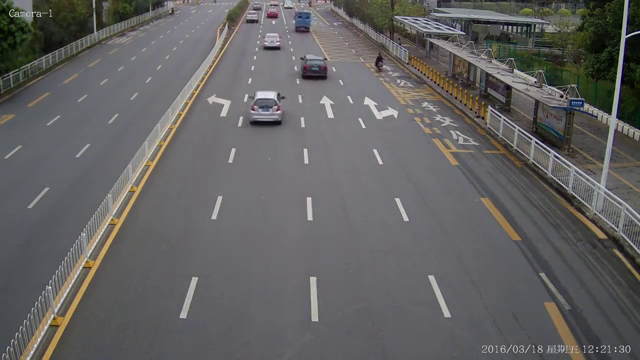
#> input picture frame 119 of data/cars.mp4, 640 x 360 px
$ python flow4.py
#> lines starting #> are read from the running program, lines starting #| are printed output that depends on the picture
import numpy as np
import cv2

cap = cv2.VideoCapture('D:/code/vehicle-speed-check/data/cars.mp4')

# ShiTomasi corner detection的参数
feature_params = dict(maxCorners=100,
                      qualityLevel=0.3,
                      minDistance=7,
                      blockSize=7)
# 光流法参数
# maxLevel 未使用的图像金字塔层数
lk_params = dict(winSize=(15, 15),
                 maxLevel=2,
                 criteria=(cv2.TERM_CRITERIA_EPS | cv2.TERM_CRITERIA_COUNT, 10, 0.03))

# 创建随机生成的颜色
color = np.random.randint(0, 255, (100, 3))


ret, old_frame = cap.read()                             # 取出视频的第一帧
#> old_frame is the input picture: shape (360, 640, 3); mean B, G, R 97.6, 97.6, 99
old_gray = cv2.cvtColor(old_frame, cv2.COLOR_BGR2GRAY)  # 灰度化
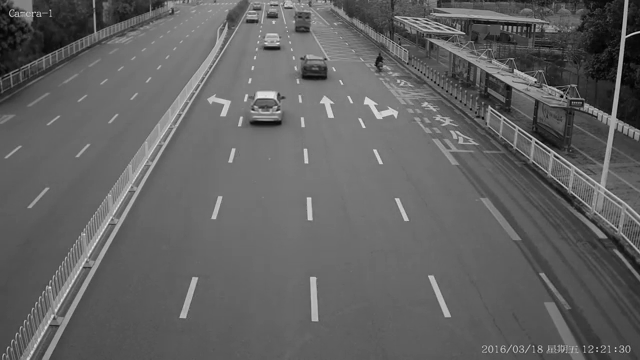
#> old_gray: shape (360, 640); min 1, max 235, mean 98
p0 = cv2.goodFeaturesToTrack(old_gray, mask=None, **feature_params)
#> p0 = 56 rows, first 8: [628, 32], [562, 96], [36, 14], [512, 26], [505, 25], [11, 14], [608, 112], [594, 349]
mask = np.zeros_like(old_frame)                         # 为绘制创建掩码图片

while True:
    _, frame = cap.read()
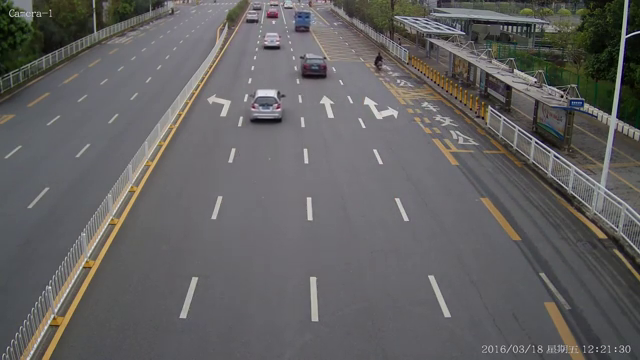
#> input picture frame 120 of data/cars.mp4, 640 x 360 px
#> frame is the input picture: shape (360, 640, 3); mean B, G, R 97.7, 97.6, 99
    frame_gray = cv2.cvtColor(frame, cv2.COLOR_BGR2GRAY)
    # 计算光流以获取点的新位置
    p1, st, err = cv2.calcOpticalFlowPyrLK(old_gray, frame_gray, p0, None, **lk_params)
#> p1 = 56 rows, first 8: [628, 32], [562.2, 96.07], [36, 14], [512, 26], [505, 25], [11, 14], [608, 112], [594, 349]; st = 56 values from 1 to 1; err = 56 values, max 7.98 at index 54, min 0 at index 0, mean 0.713
    # 选择good points
    good_new = p1[st == 1]
#> good_new = 56 pairs, first value 11 to 636, second value 4 to 350
    good_old = p0[st == 1]
#> good_old has the same summary as good_new
    # 绘制跟踪框
    for i, (new, old) in enumerate(zip(good_new, good_old)):
        a, b = new.ravel()
        c, d = old.ravel()
        mask = cv2.line(mask, (a, b), (c, d), color[i].tolist(), 2)
        frame = cv2.circle(frame, (a, b), 5, color[i].tolist(), -1)
#> this loop made 56 passes
#> (a, b, c, d) on passes 1 to 12: (628, 32, 628, 32), (562.2, 96.07, 562, 96), (36, 14, 36, 14), (512, 26, 512, 26), (505, 25, 505, 25), (11, 14, 11, 14), (608, 112, 608, 112), (594, 349, 594, 349), (584, 102, 584, 102), (513, 70, 513, 70), (274.2, 95.11, 274, 97), (536, 24, 536, 24)
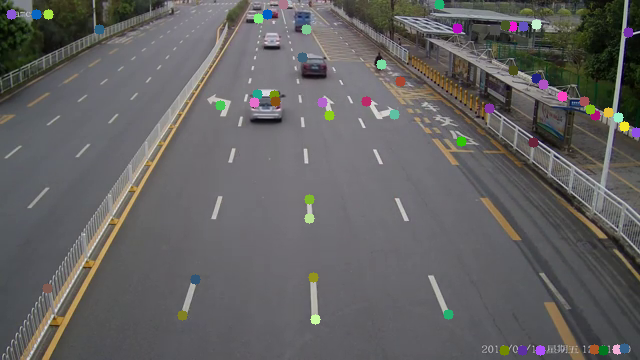
#> frame: shape (360, 640, 3); mean B, G, R 97.8, 97.9, 99.3
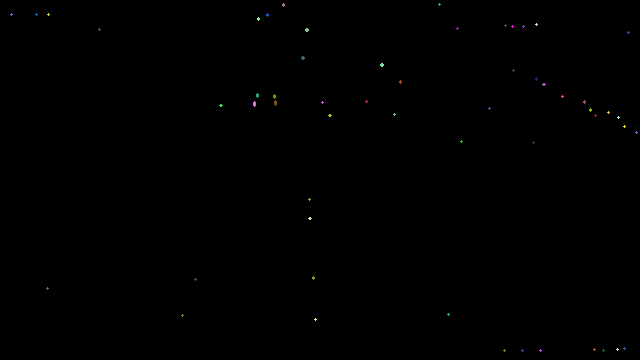
#> mask: shape (360, 640, 3); mean of channels 0, 1, 2 0.2, 0.2, 0.2; drawn as B, G, R
    img = cv2.add(frame, mask)
    cv2.imshow('frame', img)
    k = cv2.waitKey(30)  # & 0xff
#> (key Esc is pressed here)
    if k == 27:
        break
    old_gray = frame_gray.copy()
    p0 = good_new.reshape(-1, 1, 2)

cv2.destroyAllWindows()
cap.release()

$ run again, starting later in the video
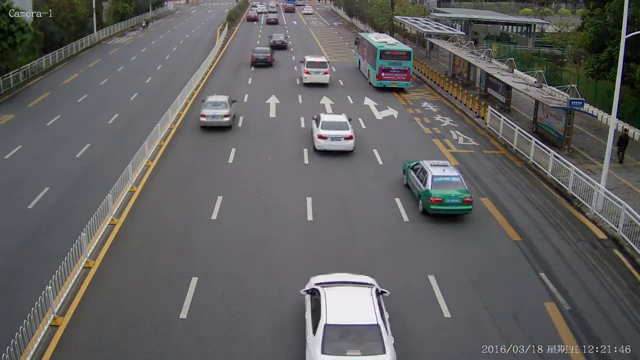
#> input picture frame 535 of data/cars.mp4, 640 x 360 px
#> old_frame is the input picture: shape (360, 640, 3); mean B, G, R 96.3, 96.1, 97.1
#> p0 = 57 rows, first 8: [379, 292], [628, 32], [383, 352], [374, 286], [326, 325], [323, 352], [36, 14], [377, 325]
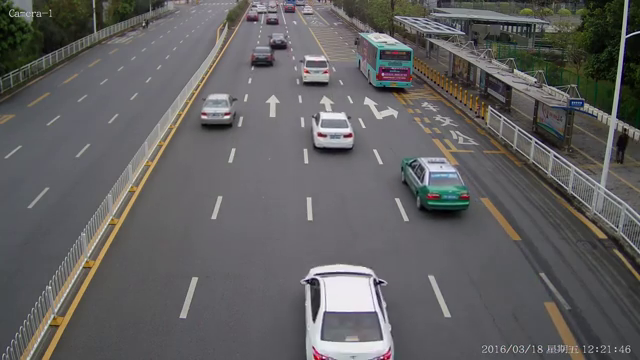
#> input picture frame 536 of data/cars.mp4, 640 x 360 px
#> frame is the input picture: shape (360, 640, 3); mean B, G, R 96.7, 96.4, 97.5
#> p1 = 57 rows, first 8: [376.8, 282.1], [628, 32], [380.2, 338.1], [371.7, 276.3], [325.5, 312.5], [322.6, 338], [36, 14], [374.5, 312.6]; st = 57 values from 1 to 1; err = 57 values, max 13.86 at index 19, min 0 at index 6, mean 3.34
#> good_new = 57 pairs, first value 11 to 628, second value 5 to 350
#> good_old = 57 pairs, first value 11 to 628, second value 5 to 352
#> the loop `for i, (new, old) in enumerate(zip(good_new, good_old)):` made 57 passes
#> (a, b, c, d) on passes 1 to 8: (376.8, 282.1, 379, 292), (628, 32, 628, 32), (380.2, 338.1, 383, 352), (371.7, 276.3, 374, 286), (325.5, 312.5, 326, 325), (322.6, 338, 323, 352), (36, 14, 36, 14), (374.5, 312.6, 377, 325)
#> after the loop `for i, (new, old) in enumerate(zip(good_new, good_old)):`:
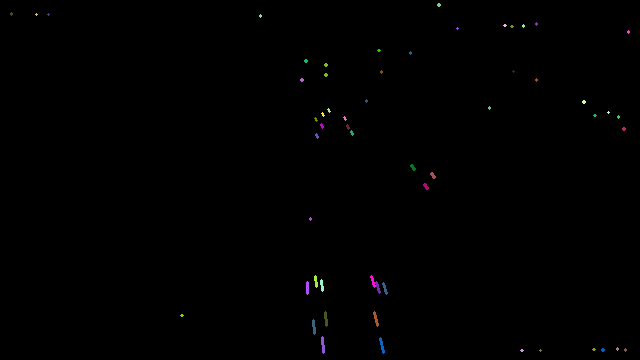
#> mask: shape (360, 640, 3); mean of channels 0, 1, 2 0.5, 0.5, 0.5; drawn as B, G, R

$ run again, starting later in the video
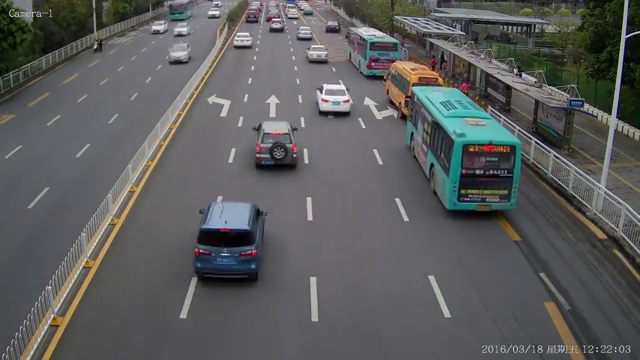
#> input picture frame 952 of data/cars.mp4, 640 x 360 px
#> old_frame is the input picture: shape (360, 640, 3); mean B, G, R 92.3, 92.6, 91.9
#> p0 = 96 rows, first 8: [628, 32], [325, 86], [522, 74], [36, 14], [11, 14], [323, 95], [513, 26], [594, 349]
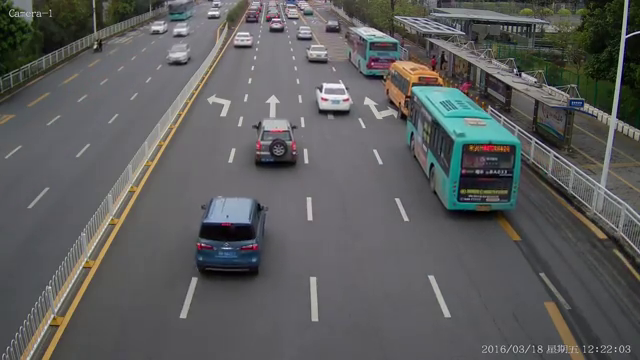
#> input picture frame 953 of data/cars.mp4, 640 x 360 px
#> frame is the input picture: shape (360, 640, 3); mean B, G, R 92.6, 92.8, 92.1
#> p1 = 96 rows, first 8: [628, 32], [324.6, 84.96], [521.7, 73.85], [36, 14], [11, 14], [322.6, 93.79], [513, 26], [594, 349]; st = 96 values from 1 to 1; err = 96 values, max 8.98 at index 50, min 0 at index 3, mean 2.26
#> good_new = 96 pairs, first value 11 to 636, second value 2 to 350
#> good_old has the same summary as good_new
#> the loop `for i, (new, old) in enumerate(zip(good_new, good_old)):` made 96 passes
#> (a, b, c, d) on passes 1 to 8: (628, 32, 628, 32), (324.6, 84.96, 325, 86), (521.7, 73.85, 522, 74), (36, 14, 36, 14), (11, 14, 11, 14), (322.6, 93.79, 323, 95), (513, 26, 513, 26), (594, 349, 594, 349)
#> after the loop `for i, (new, old) in enumerate(zip(good_new, good_old)):`:
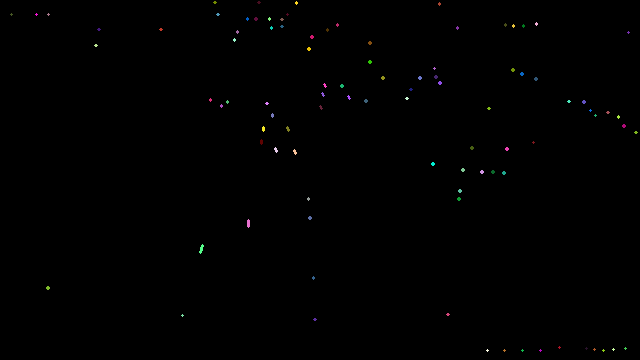
#> mask: shape (360, 640, 3); mean of channels 0, 1, 2 0.5, 0.5, 0.5; drawn as B, G, R
